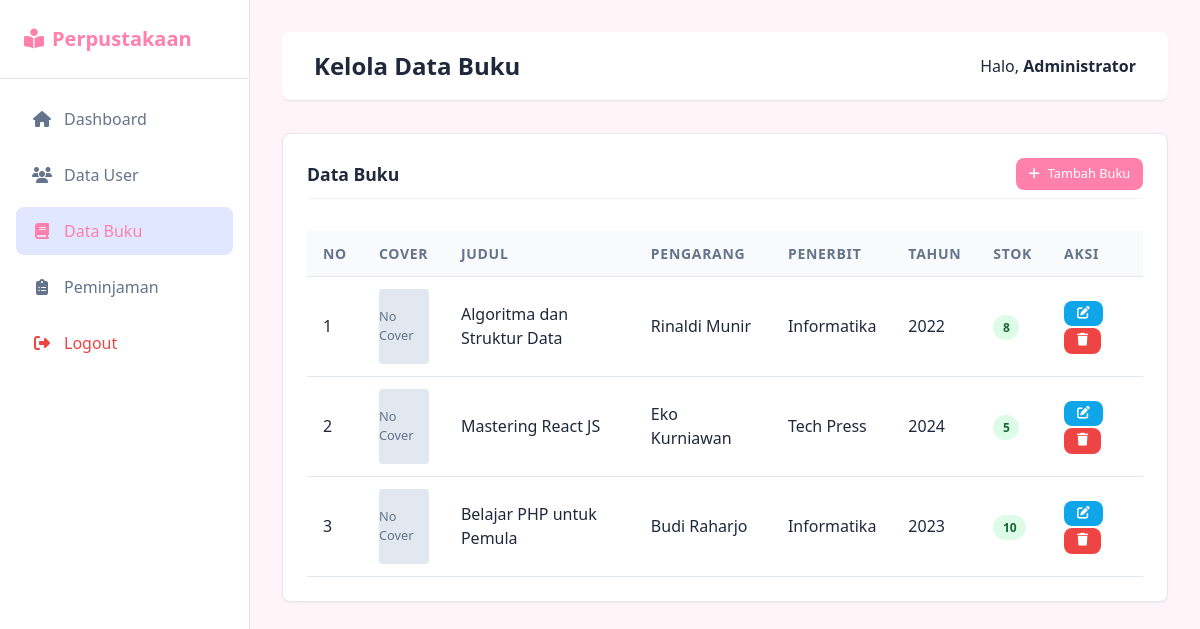
Page /admin/buku.php (signed in) on the committed database.
### tables this page shows
CREATE TABLE `buku` (
  `id_buku` int(11) NOT NULL,
  `judul` varchar(255) NOT NULL,
  `pengarang` varchar(100) NOT NULL,
  `penerbit` varchar(100) NOT NULL,
  `tahun_terbit` int(4) NOT NULL,
  `stok` int(11) NOT NULL DEFAULT 0,
  `cover` varchar(255) DEFAULT NULL,
  `created_at` timestamp NOT NULL DEFAULT current_timestamp()
);

### admin/buku.php (the view)
<?php require_once 'header.php'; ?>
<div class="card">
    <div class="card-header">
        <h3 class="card-title">Data Buku</h3>
        <a href="buku_tambah.php" class="btn btn-primary btn-sm"><i class="fas fa-plus"></i> Tambah Buku</a>
    </div>
    <div class="card-body">
        <div class="table-responsive">
            <table>
                <thead>
                    <tr>
                        <th>No</th>
                        <th>Cover</th>
                        <th>Judul</th>
                        <th>Pengarang</th>
                        <th>Penerbit</th>
                        <th>Tahun</th>
                        <th>Stok</th>
                        <th>Aksi</th>
                    </tr>
                </thead>
                <tbody>
                    <?php
$no = 1;
$query = "SELECT * FROM buku ORDER BY id_buku DESC";
$result = mysqli_query($conn, $query);
while ($row = mysqli_fetch_assoc($result)):
?>
                    <tr>
                        <td><?= $no++; ?></td>
                        <td>
                            <?php if ($row['cover']): ?>
                                <img src="../assets/img/<?= htmlspecialchars($row['cover']); ?>" alt="Cover" style="width: 50px; height: 75px; object-fit: cover; border-radius: 4px;">
                            <?php
    else: ?>
                                <div style="width: 50px; height: 75px; background: #e2e8f0; display: flex; align-items: center; justify-content: center; border-radius: 4px; color: #64748b; font-size: 0.8rem;">No Cover</div>
                            <?php
    endif; ?>
                        </td>
                        <td><?= htmlspecialchars($row['judul']); ?></td>
                        <td><?= htmlspecialchars($row['pengarang']); ?></td>
                        <td><?= htmlspecialchars($row['penerbit']); ?></td>
                        <td><?= htmlspecialchars($row['tahun_terbit']); ?></td>
                        <td>
                            <span class="badge <?= $row['stok'] > 0 ? 'badge-success' : 'badge-danger'; ?>">
                                <?= $row['stok']; ?>
                            </span>
                        </td>
                        <td>
                            <a href="buku_edit.php?id=<?= $row['id_buku']; ?>" class="btn btn-primary btn-sm" style="background-color: var(--accent-color);"><i class="fas fa-edit"></i></a>
                            <a href="buku_hapus.php?id=<?= $row['id_buku']; ?>" class="btn btn-danger btn-sm" onclick="return confirm('Yakin ingin menghapus buku ini?')" style="background-color: var(--danger-color);"><i class="fas fa-trash"></i></a>
                        </td>
                    </tr>
                    <?php
endwhile; ?>
                </tbody>
            </table>
        </div>
    </div>
</div>
<?php require_once 'footer.php'; ?>

### admin/header.php (shortened to what this page needs)
<!DOCTYPE html>
<html lang="id">
<head>
    <link rel="stylesheet" href="../assets/css/style.css">
    <link rel="stylesheet" href="https://cdnjs.cloudflare.com/ajax/libs/font-awesome/6.4.0/css/all.min.css">
</head>
<body>
    <div class="wrapper">
        <nav class="sidebar">
            <div class="brand">
                <i class="fas fa-book-reader"></i> Perpustakaan
            </div>
            <ul class="nav-links">
                <li><a href="index.php" class="<?php echo basename($_SERVER['PHP_SELF']) == 'index.php' ? 'active' : ''; ?>"><i class="fas fa-home"></i> Dashboard</a></li>
                <li><a href="anggota.php" class="<?php echo(basename($_SERVER['PHP_SELF']) == 'anggota.php' || basename($_SERVER['PHP_SELF']) == 'anggota_tambah.php' || basename($_SERVER['PHP_SELF']) == 'anggota_edit.php') ? 'active' : ''; ?>"><i class="fas fa-users"></i> Data User</a></li>
                <li><a href="buku.php" class="<?php echo(basename($_SERVER['PHP_SELF']) == 'buku.php' || basename($_SERVER['PHP_SELF']) == 'buku_tambah.php' || basename($_SERVER['PHP_SELF']) == 'buku_edit.php') ? 'active' : ''; ?>"><i class="fas fa-book"></i> Data Buku</a></li>
                <li><a href="peminjaman.php" class="<?php echo basename($_SERVER['PHP_SELF']) == 'peminjaman.php' ? 'active' : ''; ?>"><i class="fas fa-clipboard-list"></i> Peminjaman</a></li>
                <li><a href="../logout.php" style="color: var(--danger-color);"><i class="fas fa-sign-out-alt"></i> Logout</a></li>
            </ul>
        </nav>
        <main class="main-content">
            <header>
                <h2>
                    <?php
if (basename($_SERVER['PHP_SELF']) == 'index.php')
    echo 'Dashboard Admin';
elseif (strpos(basename($_SERVER['PHP_SELF']), 'anggota') !== false)
    echo 'Kelola Data User';
elseif (strpos(basename($_SERVER['PHP_SELF']), 'buku') !== false)
    echo 'Kelola Data Buku';
elseif (strpos(basename($_SERVER['PHP_SELF']), 'peminjaman') !== false)
    echo 'Data Peminjaman';
?>
                </h2>
                <div class="user-info">
                    Halo, <strong><?php echo $_SESSION['nama']; ?></strong>
                </div>
            </header>

### admin/footer.php (shortened to what this page needs)
        </main>
    </div>
</body>
</html>

### assets/css/style.css (style rules this page uses)
:root { --primary-color: #ff80ab; --primary-hover: #f06292; --secondary-color: #64748b; --accent-color: #0ea5e9; --background-color: #fff5f8; --card-bg: #ffffff; --text-primary: #1e293b; --text-secondary: #64748b; --danger-color: #ef4444; --success-color: #22c55e; --border-radius: 0.5rem; --shadow-sm: 0 1px 2px 0 rgb(0 0 0 / 0.05); --shadow-md: 0 4px 6px -1px rgb(0 0 0 / 0.1), 0 2px 4px -2px rgb(0 0 0 / 0.1); }
* { box-sizing: border-box; margin: 0; padding: 0; font-family: 'Segoe UI', Tahoma, Geneva, Verdana, sans-serif; }
body { background-color: var(--background-color); color: var(--text-primary); line-height: 1.5; }
.wrapper { display: flex; min-height: 100vh; }
.sidebar { width: 250px; background-color: var(--card-bg); border-right: 1px solid #e2e8f0; display: flex; flex-direction: column; position: fixed; height: 100vh; transition: transform 0.3s ease; z-index: 1000; }
.main-content { flex: 1; margin-left: 250px; padding: 2rem; width: calc(100% - 250px); }
.brand { padding: 1.5rem; font-size: 1.25rem; font-weight: 700; color: var(--primary-color); border-bottom: 1px solid #e2e8f0; display: flex; align-items: center; gap: 0.5rem; }
.nav-links { list-style: none; padding: 1rem; flex: 1; }
.nav-links li { margin-bottom: 0.5rem; }
.nav-links a { display: flex; align-items: center; padding: 0.75rem 1rem; text-decoration: none; color: var(--text-secondary); border-radius: var(--border-radius); transition: all 0.2s; font-weight: 500; }
.nav-links a:hover, .nav-links a.active { background-color: #e0e7ff; color: var(--primary-color); }
.nav-links i { margin-right: 0.75rem; width: 20px; text-align: center; }
header { background: var(--card-bg); padding: 1rem 2rem; border-bottom: 1px solid #e2e8f0; display: flex; justify-content: space-between; align-items: center; margin-bottom: 2rem; border-radius: var(--border-radius); box-shadow: var(--shadow-sm); }
.card { background: var(--card-bg); padding: 1.5rem; border-radius: var(--border-radius); box-shadow: var(--shadow-sm); margin-bottom: 1.5rem; border: 1px solid #e2e8f0; }
.card-header { display: flex; justify-content: space-between; align-items: center; margin-bottom: 1rem; padding-bottom: 0.5rem; border-bottom: 1px solid #f1f5f9; }
.card-title { font-size: 1.1rem; font-weight: 600; color: var(--text-primary); }
.btn { display: inline-flex; align-items: center; justify-content: center; padding: 0.625rem 1.25rem; border-radius: var(--border-radius); font-weight: 500; text-decoration: none; cursor: pointer; border: none; transition: background-color 0.2s; font-size: 0.9rem; gap: 0.5rem; }
.btn-primary { background-color: var(--primary-color); color: white; }
.btn-danger { background-color: var(--danger-color); color: white; }
.btn-sm { padding: 0.4rem 0.8rem; font-size: 0.8rem; }
.table-responsive { overflow-x: auto; }
table { width: 100%; border-collapse: collapse; margin-top: 1rem; }
th, td { padding: 0.75rem 1rem; text-align: left; border-bottom: 1px solid #e2e8f0; }
th { background-color: #f8fafc; font-weight: 600; color: var(--text-secondary); font-size: 0.875rem; text-transform: uppercase; letter-spacing: 0.05em; }
.badge { padding: 0.25rem 0.6rem; border-radius: 999px; font-size: 0.75rem; font-weight: 600; }
.badge-success { background: #dcfce7; color: #166534; }

### admin/header.php (style rules this page uses)
body { font-family: 'Inter', sans-serif; }

### rows in the picture
buku: shows "No Cover", judul "Algoritma dan Struktur Data", pengarang "Rinaldi Munir", penerbit "Informatika", tahun_terbit "2022", stok "8"
buku: shows "No Cover", judul "Mastering React JS", pengarang "Eko Kurniawan", penerbit "Tech Press", tahun_terbit "2024", stok "5"
buku: shows "No Cover", judul "Belajar PHP untuk Pemula", pengarang "Budi Raharjo", penerbit "Informatika", tahun_terbit "2023", stok "10"

### other values in the picture
$_SESSION['nama'] "Administrator"
